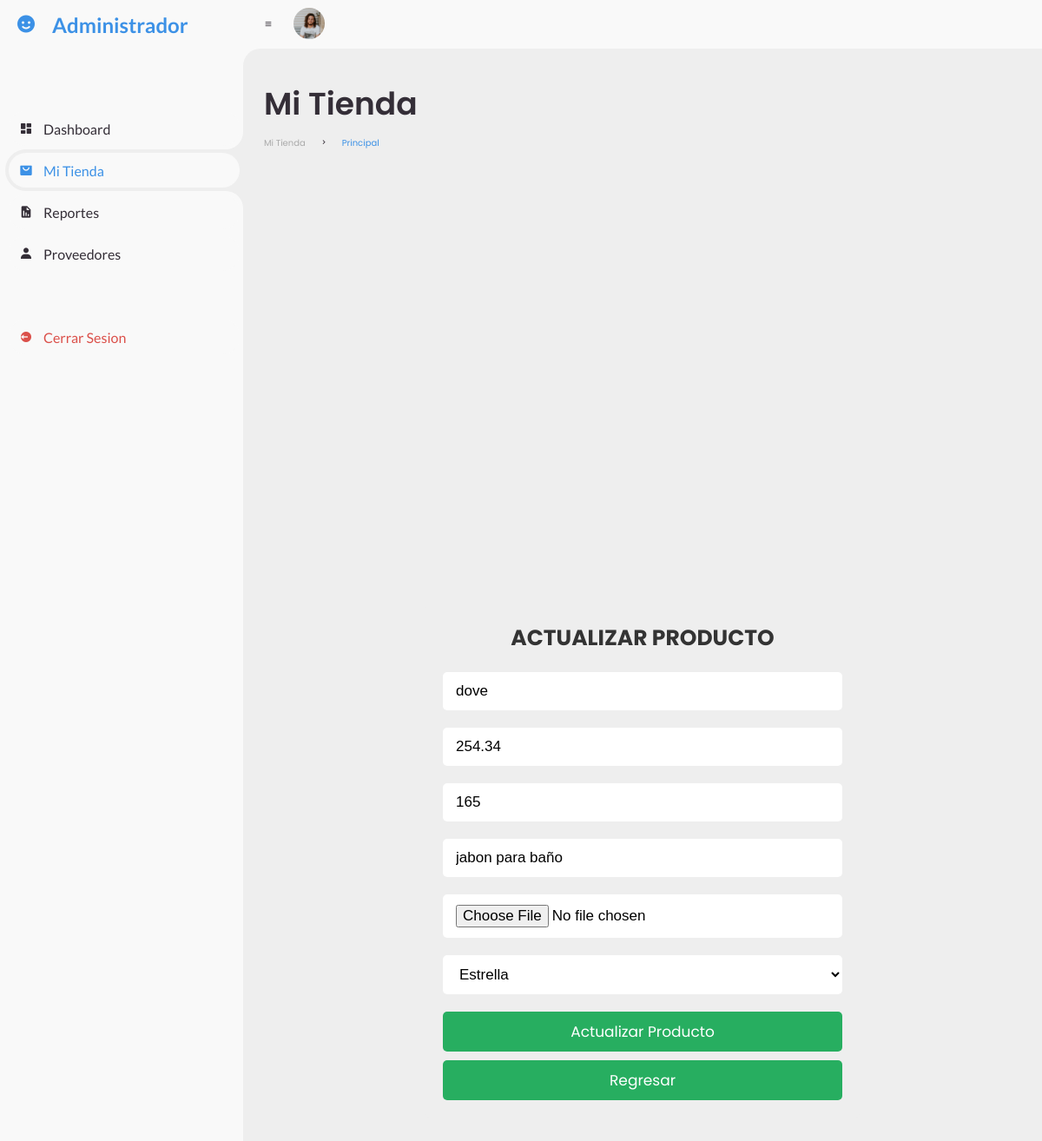
The page /Admin/admin_update.php?edit=2 on the database its author committed.
### tables this page shows
create table Articulo(
ID_A Smallint(5) unsigned not null AUTO_INCREMENT,
fkID_P Smallint unsigned not null,
nombreA varchar (100) not null,
cantidad smallint not null,
precio decimal(7,2) not null,
descripcion varchar(255) not null,
categoria varchar (100) not null,
primary key (ID_A),
foreign key (fkID_P) references Proveedor(ID_P) ON UPDATE CASCADE ON DELETE CASCADE
);

### Admin/admin_update.php (the view, shortened to what this page needs)
<?php
$id = $_GET['edit'];
$conexion = mysqli_connect("localhost", "root", "", "piel");
?>
<!DOCTYPE html>
<html lang="en">
<head>
	<link href='https://unpkg.com/boxicons@2.0.9/css/boxicons.min.css' rel='stylesheet'>
	<link rel="stylesheet" href="style.css">
    <link rel="stylesheet" href="css/style.css">
</head>
<body>
	<section id="sidebar">
		<a href="#" class="brand">
			<i class='bx bxs-smile'></i>
			<span class="text">Administrador</span>
		</a>
		<ul class="side-menu top">
			<li>
				<a href="admin.php">
					<i class='bx bxs-dashboard' ></i>
					<span class="text">Dashboard</span>
				</a>
			</li>
			<li class="active">
				<a href="#">
					<i class='bx bxs-shopping-bag-alt' ></i>
					<span class="text">Mi tienda</span>
				</a>
			</li>
			<li>
				<a href="reportes.php">
					<i class='bx bxs-report' ></i>
					<span class="text">Reportes</span>
				</a>
			</li>
			<li>
				<a href="proveedores.php">
					<i class='bx bxs-user' ></i>
					<span class="text">Proveedores</span>
				</a>
			</li>
		</ul>
		<ul class="side-menu">
			<li>
				<a href="../Usuario/salir.php" class="logout" >
					<i class='bx bxs-log-out-circle' ></i>
					<span class="text">Cerrar Sesion</span>
				</a>
			</li>
		</ul>
	</section>
	<section id="content">
		<nav>
			<i class='bx bx-menu' ></i>
			<a href="#" class="profile">
				<img src="img/people.png">
			</a>
		</nav>
		<main>
			<div class="head-title">
				<div class="left">
					<h1>Mi tienda</h1>
					<ul class="breadcrumb">
						<li>
							<a href="#">Mi tienda</a>
						</li>
						<li><i class='bx bx-chevron-right' ></i></li>
						<li>
							<a class="active" href="#">Principal</a>
						</li>
					</ul>
				</div>
			</div>
            <div class="admin-product-form-container centered">
			<?php
				$select = mysqli_query($conexion, "SELECT * FROM articulo WHERE ID_A = '$id'");
				$result = mysqli_query($conexion,"SELECT nombreP FROM proveedor");
				while($row = mysqli_fetch_assoc($select)){
			?>
                <form action="" method="post" enctype="multipart/form-data">
                   <h3 class="title">Actualizar Producto</h3>
                   <input type="text" class="box" name="product_name" value="<?php echo $row['nombreA']; ?>" placeholder="Introduce el nombre del producto">
                   <input type="number" min="1" step="any" class="box" name="product_price" value="<?php echo $row['precio']; ?>" placeholder="Introduce el precio">
                   <input type="number" min="1" class="box" name="product_cantidad" value="<?php echo $row['cantidad']; ?>" placeholder="Introduce la cantidad">
                   <input type="text" class="box" name="product_desc" value="<?php echo $row['descripcion']; ?>" placeholder="Introduce la descripción del producto">
                   <input type="file" class="box" name="product_image"  accept="image/png, image/jpeg, image/jpg">
				   <select name="opciones" class="box">
				    <?php while($row = mysqli_fetch_assoc($result)){ ?>
  						<option value="<?php echo $row['nombreP']; ?>"><?php echo $row['nombreP']; ?></option>
					<?php } ?>
					</select>
                   <input type="submit" value="Actualizar producto" name="update_product" class="btn">
                   <a href="mitienda.php" class="btn">Regresar</a>
                </form>
			<?php }; ?>
             </div>
		</main>
	</section>
</body>
</html>

### Admin/style.css (style rules this page uses)
* { margin: 0; padding: 0; box-sizing: border-box; }
a { text-decoration: none; }
li { list-style: none; }
:root { --poppins: 'Poppins', sans-serif; --lato: 'Lato', sans-serif; --light: #F9F9F9; --blue: #3C91E6; --light-blue: #CFE8FF; --grey: #eee; --dark-grey: #AAAAAA; --dark: #342E37; --red: #DB504A; --yellow: #FFCE26; --light-yellow: #FFF2C6; --orange: #FD7238; --light-orange: #FFE0D3; }
html { overflow-x: hidden; }
body { background: var(--grey); overflow-x: hidden; }
#sidebar { position: fixed; top: 0; left: 0; width: 280px; height: 100%; background: var(--light); z-index: 2000; font-family: var(--lato); transition: .3s ease; overflow-x: hidden; scrollbar-width: none; }
#sidebar .brand { font-size: 24px; font-weight: 700; height: 56px; display: flex; align-items: center; color: var(--blue); position: sticky; top: 0; left: 0; background: var(--light); z-index: 500; padding-bottom: 20px; box-sizing: content-box; }
#sidebar .brand .bx { min-width: 60px; display: flex; justify-content: center; }
#sidebar .side-menu { width: 100%; margin-top: 48px; }
#sidebar .side-menu li { height: 48px; background: transparent; margin-left: 6px; border-radius: 48px 0 0 48px; padding: 4px; }
#sidebar .side-menu li.active { background: var(--grey); position: relative; }
#sidebar .side-menu li.active::before { content: ''; position: absolute; width: 40px; height: 40px; border-radius: 50%; top: -40px; right: 0; box-shadow: 20px 20px 0 var(--grey); z-index: -1; }
#sidebar .side-menu li.active::after { content: ''; position: absolute; width: 40px; height: 40px; border-radius: 50%; bottom: -40px; right: 0; box-shadow: 20px -20px 0 var(--grey); z-index: -1; }
#sidebar .side-menu li a { width: 100%; height: 100%; background: var(--light); display: flex; align-items: center; border-radius: 48px; font-size: 16px; color: var(--dark); white-space: nowrap; overflow-x: hidden; }
#sidebar .side-menu.top li.active a { color: var(--blue); }
#sidebar .side-menu li a.logout { color: var(--red); }
#sidebar .side-menu li a .bx { min-width: calc(60px - ((4px + 6px) * 2)); display: flex; justify-content: center; }
#content { position: relative; width: calc(100% - 280px); left: 280px; transition: .3s ease; }
#content nav { height: 56px; background: var(--light); padding: 0 24px; display: flex; align-items: center; grid-gap: 24px; font-family: var(--lato); position: sticky; top: 0; left: 0; z-index: 1000; }
#content nav::before { content: ''; position: absolute; width: 40px; height: 40px; bottom: -40px; left: 0; border-radius: 50%; box-shadow: -20px -20px 0 var(--light); }
#content nav a { color: var(--dark); }
#content nav .bx.bx-menu { cursor: pointer; color: var(--dark); }
#content nav .profile img { width: 36px; height: 36px; object-fit: cover; border-radius: 50%; }
#content main { width: 100%; padding: 36px 24px; font-family: var(--poppins); max-height: calc(100vh - 56px); overflow-y: auto; }
#content main .head-title { display: flex; align-items: center; justify-content: space-between; grid-gap: 16px; flex-wrap: wrap; }
#content main .head-title .left h1 { font-size: 36px; font-weight: 600; margin-bottom: 10px; color: var(--dark); }
#content main .head-title .left .breadcrumb { display: flex; align-items: center; grid-gap: 16px; }
#content main .head-title .left .breadcrumb li { color: var(--dark); }
#content main .head-title .left .breadcrumb li a { color: var(--dark-grey); pointer-events: none; }
#content main .head-title .left .breadcrumb li a.active { color: var(--blue); pointer-events: unset; }

### rows shown on the page
articulo: product_name "dove", product_price "254.34", product_cantidad "165", product_desc "jabon para baño"

### other values the page prints
form field opciones "Estrella"
